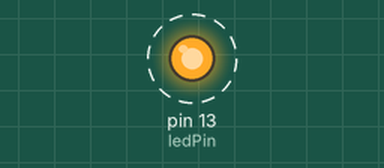
Simulated run of this sketch. Board: Arduino Uno, built with avr-gcc and run on an emulated ATmega328P. Parts: output pins drawn as LEDs (lit = HIGH). Dashed ring = blinking.

Above: at 0.5 s.
Timing chart, 0 to 4.6 s (numbered marks = the images above):
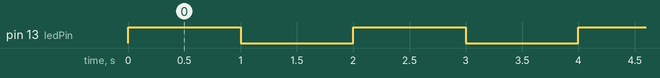

The sketch:

BuiltIn_LED_flash.ino
```cpp
const int ledPin = LED_BUILTIN;  // Built-in LED pin (usually pin 13)

void setup() {
  pinMode(ledPin, OUTPUT); // Set LED pin as output
}

void loop() {
  digitalWrite(ledPin, HIGH);  // Turn LED ON
  delay(1000);                // Wait for 1 minute (60,000 ms)

  digitalWrite(ledPin, LOW);   // Turn LED OFF
  delay(1000);                // Wait for 1 minute (60,000 ms)
}
```

Measured:
- by itself, pin 13 (ledPin): alternates HIGH for 1.0 s and LOW for 1.0 s
